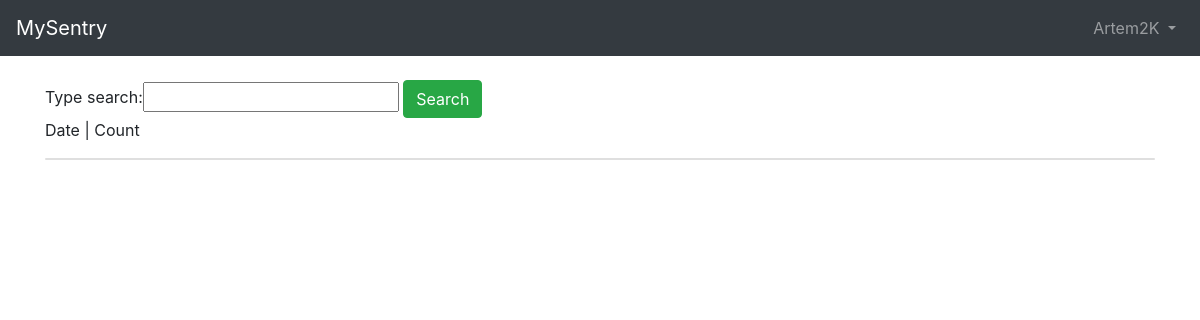
The page /apps/all_errors (signed in) on the database as committed earlier.
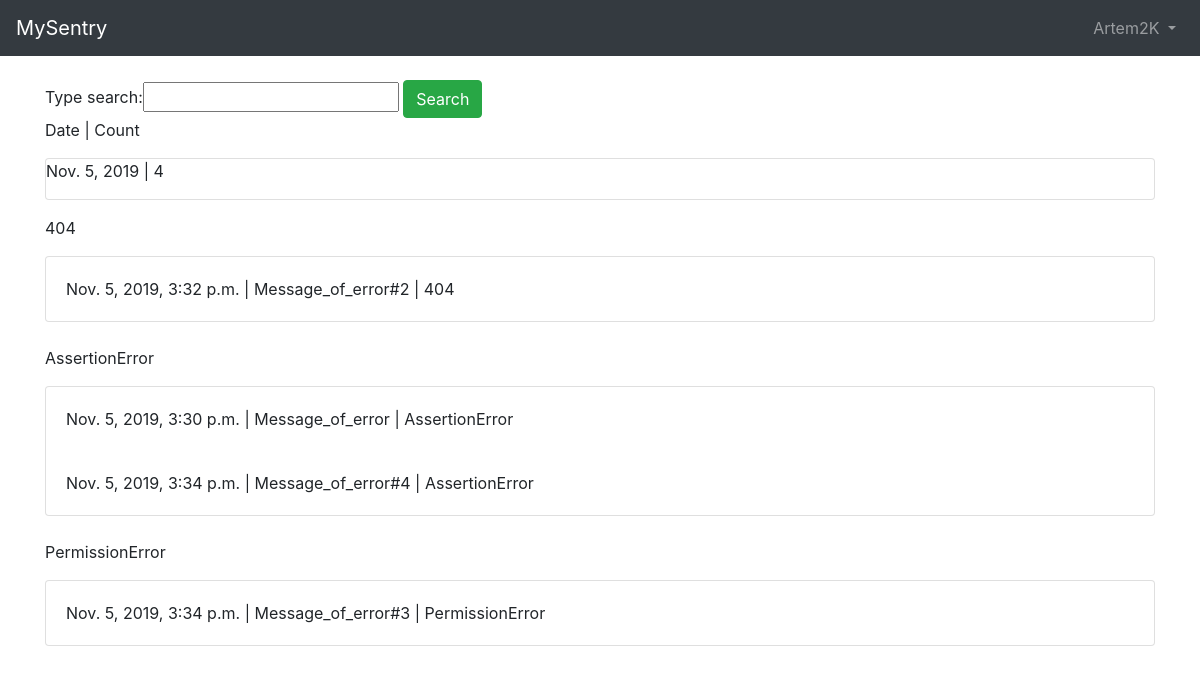
The same page on the database as committed later.
### error_base/models.py (models this page shows, shortened)
class ErrorModel(models.Model):
    type = models.CharField(max_length=255)
    message = models.TextField()
    stack_trace = models.TextField()
    date = models.DateTimeField()
    app_id = models.ForeignKey(AppModel, on_delete= models.CASCADE)

### error_base/views.py (the view)
# urls.py: path('all_errors', ErrorListView.as_view(), name='error_list'),
class ErrorListView(ListView):
    model = ErrorModel
    template_name = 'error_list.html'
    form_class = ErrorListForm
    def get(self, request: HttpRequest) -> HttpResponse:
        search_type = request.GET.get('type_search')
        if bool(search_type):
            all_errors = ErrorModel.objects.filter(type=search_type)
        else:
            all_errors = ErrorModel.objects.all()
        set_of_errors = set()
        dates_with_error = set()
        for error in all_errors:
            set_of_errors.add(error.type)
            dates_with_error.add(datetime.date(error.date))
        dict_with_count_error_per_day = {}
        for date_with_error in dates_with_error:
            count_errors_in_day = 0
            for error in all_errors:
                if datetime.date(error.date) == date_with_error:
                    count_errors_in_day += 1
            dict_with_count_error_per_day[date_with_error] = count_errors_in_day
        return render(request, self.template_name,
                      {'form': self.form_class(),
                       'set_errors': set_of_errors,
                       'table_errors': all_errors,
                       'dict_with_count_error_per_day': dict_with_count_error_per_day,
                       })

### error_base/forms.py
class ErrorListForm(forms.Form):
    model = ErrorModel
    type_search = forms.CharField(required=False)

### templates/error_list.html (shortened to what this page needs)
{% extends 'base.html' %}
{% block content %}
{% if user.is_authenticated %}
 <form>{% csrf_token %}
  {{ form }}
  <button class="btn btn-success" type="submit">Search</button>
   <p><a>Date</a> | <a>Count</a></p>
 <div class="card">
 {% for date, count in dict_with_count_error_per_day.items %}
  <p><a>{{ date }}</a> | <a>{{ count }}</a></p>
 {% endfor %}
 </div>
 </form>
  {% for type_error in set_errors %}
   <p>{{ type_error }}</p>
    <div class="card">
    {% for errors in table_errors %}
     {% if type_error == errors.type %}
      <div class="card-body">
       <span class="font-weight">{{ errors.date }} | {{ errors.message }} | {{ errors.type }}
      </div>
     {% endif %}
    {% endfor %}
   </div>
  <br />
  {% endfor %}
 {% endif %}
{% endblock content %}

Rows that differ between the two databases and show on the page:
added ErrorModel: date "Nov. 5, 2019", id "4", date "Nov. 5, 2019, 3:34 p.m.", message "Message_of_error#4", type "AssertionError"
added ErrorModel: set_errors "404", date "Nov. 5, 2019, 3:32 p.m.", message "Message_of_error#2", type "404"
added ErrorModel: set_errors "AssertionError", date "Nov. 5, 2019, 3:30 p.m.", message "Message_of_error", type "AssertionError"
added ErrorModel: set_errors "PermissionError", date "Nov. 5, 2019, 3:34 p.m.", message "Message_of_error#3", type "PermissionError"
